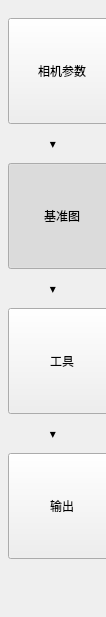
       <widget class="QFrame" name="setupStepRail">
        <property name="minimumSize">
         <size>
          <width>106</width>
          <height>0</height>
         </size>
        </property>
        <property name="maximumSize">
         <size>
          <width>106</width>
          <height>16777215</height>
         </size>
        </property>
        <property name="frameShape">
         <enum>QFrame::NoFrame</enum>
        </property>
        <layout class="QVBoxLayout" name="verticalLayout_steps">
         <property name="spacing">
          <number>12</number>
         </property>
         <property name="leftMargin">
          <number>8</number>
         </property>
         <property name="topMargin">
          <number>18</number>
         </property>
         <property name="rightMargin">
          <number>8</number>
         </property>
         <property name="bottomMargin">
          <number>18</number>
         </property>
         <item>
          <widget class="QToolButton" name="cameraStepButton">
           <property name="minimumSize">
            <size>
             <width>108</width>
             <height>106</height>
            </size>
           </property>
           <property name="text">
            <string>相机参数</string>
           </property>
           <property name="icon">
            <iconset resource="../resources/resources.qrc">
             <normaloff>:/icons/sliders.svg</normaloff>:/icons/sliders.svg</iconset>
           </property>
           <property name="iconSize">
            <size>
             <width>34</width>
             <height>34</height>
            </size>
           </property>
           <property name="checkable">
            <bool>true</bool>
           </property>
           <property name="toolButtonStyle">
            <enum>Qt::ToolButtonTextUnderIcon</enum>
           </property>
          </widget>
         </item>
         <item>
          <widget class="QLabel" name="stepDividerLabel1">
           <property name="text">
            <string>▾</string>
           </property>
           <property name="alignment">
            <set>Qt::AlignCenter</set>
           </property>
           <property name="stepArrow" stdset="0">
            <bool>true</bool>
           </property>
          </widget>
         </item>
         <item>
          <widget class="QToolButton" name="referenceStepButton">
           <property name="minimumSize">
            <size>
             <width>108</width>
             <height>106</height>
            </size>
           </property>
           <property name="text">
            <string>基准图</string>
           </property>
           <property name="icon">
            <iconset resource="../resources/resources.qrc">
             <normaloff>:/icons/reference.svg</normaloff>:/icons/reference.svg</iconset>
           </property>
           <property name="iconSize">
            <size>
             <width>34</width>
             <height>34</height>
            </size>
           </property>
           <property name="checkable">
            <bool>true</bool>
           </property>
           <property name="checked">
            <bool>true</bool>
           </property>
           <property name="toolButtonStyle">
            <enum>Qt::ToolButtonTextUnderIcon</enum>
           </property>
          </widget>
         </item>
         <item>
          <widget class="QLabel" name="stepDividerLabel2">
           <property name="text">
            <string>▾</string>
           </property>
           <property name="alignment">
            <set>Qt::AlignCenter</set>
           </property>
           <property name="stepArrow" stdset="0">
            <bool>true</bool>
           </property>
          </widget>
         </item>
         <item>
          <widget class="QToolButton" name="toolsStepButton">
           <property name="minimumSize">
            <size>
             <width>108</width>
             <height>106</height>
            </size>
           </property>
           <property name="text">
            <string>工具</string>
           </property>
           <property name="icon">
            <iconset resource="../resources/resources.qrc">
             <normaloff>:/icons/tool.svg</normaloff>:/icons/tool.svg</iconset>
           </property>
           <property name="iconSize">
            <size>
             <width>34</width>
             <height>34</height>
            </size>
           </property>
           <property name="checkable">
            <bool>true</bool>
           </property>
           <property name="toolButtonStyle">
            <enum>Qt::ToolButtonTextUnderIcon</enum>
           </property>
          </widget>
         </item>
         <item>
          <widget class="QLabel" name="stepDividerLabel3">
           <property name="text">
            <string>▾</string>
           </property>
           <property name="alignment">
            <set>Qt::AlignCenter</set>
           </property>
           <property name="stepArrow" stdset="0">
            <bool>true</bool>
           </property>
          </widget>
         </item>
         <item>
          <widget class="QToolButton" name="outputStepButton">
           <property name="minimumSize">
            <size>
             <width>108</width>
             <height>106</height>
            </size>
           </property>
           <property name="text">
            <string>输出</string>
           </property>
           <property name="icon">
            <iconset resource="../resources/resources.qrc">
             <normaloff>:/icons/output.svg</normaloff>:/icons/output.svg</iconset>
           </property>
           <property name="iconSize">
            <size>
             <width>34</width>
             <height>34</height>
            </size>
           </property>
           <property name="checkable">
            <bool>true</bool>
           </property>
           <property name="toolButtonStyle">
            <enum>Qt::ToolButtonTextUnderIcon</enum>
           </property>
          </widget>
         </item>
         <item>
          <spacer name="verticalSpacer_steps">
           <property name="orientation">
            <enum>Qt::Vertical</enum>
           </property>
           <property name="sizeHint" stdset="0">
            <size>
             <width>20</width>
             <height>40</height>
            </size>
           </property>
          </spacer>
         </item>
        </layout>
       </widget>
